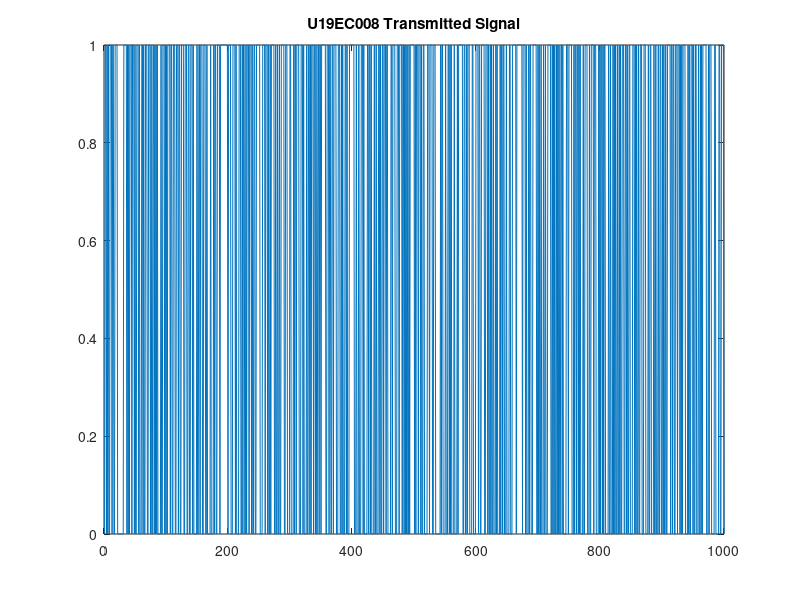

This chart was generated by the following MATLAB code: (Note: this script raises an error after producing the figure.)
% Lab 5 - U19EC008
clc;
clear all;
close all;

% Generating Transmitted Signal (1000x1)
txsignal = randi([0 1], 1000, 1);
inmsg = txsignal;

figure;
plot(txsignal);
title('U19EC008 Transmitted Signal');

H = commsrc.pn('GenPoly', [3 2 0], ...
               'InitialStates', [0 0 1], ...
               'CurrentStates', [0 0 1], ...
               'Mask', [0 0 1], ...
               'NumBitsOut', 8);
           
% Generating PN sequence
pn = generate(H);  

figure;
plot(pn);
title('U19EC008 PN Signal');

% Repeating message signal
txsignal = repmat(txsignal, [1 8]);   
% Repeating PN sequence
pn = repmat(pn, [1000/8 8]);  

% taking xor (Spreaded Data)
x = xor(txsignal, pn);         
% converting into row
x = reshape(x, [8000 1]);   
x = uint8(x);

figure;
plot(x);
title('U19EC008 Spreaded Data');

BER = []
for snr = -10:1:10
    y1 = qammod(x, 4);
    y1 = awgn(y1, snr);

    y2 = qamdemod(y1, 4);
    y2 = reshape(y2, [1000 8]);

    x2 = xor(y2, pn);
    rxmsg = round(mean(x2, 2));

    ber = mean(abs(rxmsg - inmsg));
    BER = [BER ber]
end

figure;
snr = -10:1:10;
plot(snr, BER);
title('U19EC008 BER vs SNR');
ylabel('BER');
xlabel('SNR(dB)');


